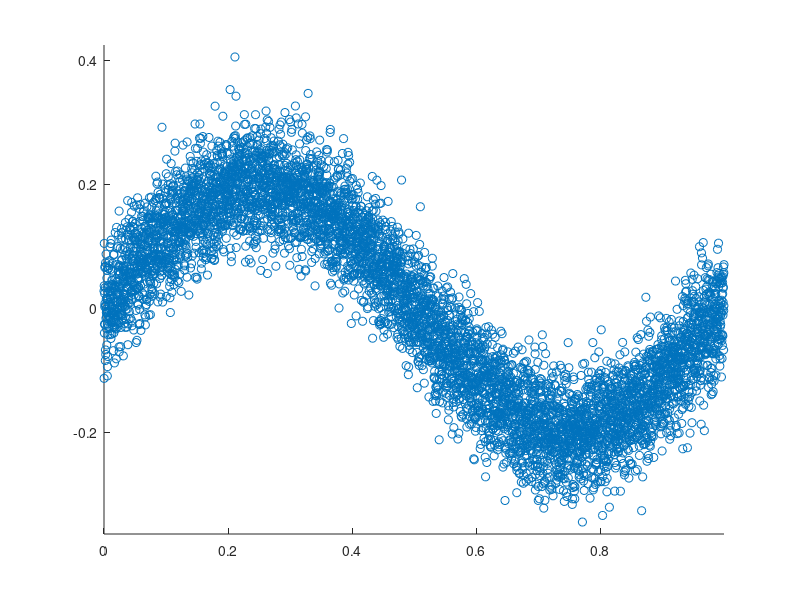

Here is the MATLAB script that generated this plot: (Note: this script raises an error after producing the figure.)
%%  Framework for Generating toy datasets with known variations
%   Behrang Mehrparvar
%   behrang.mehrparvar@gmail.com

%   This code generates a dataset with two normal distributions

%   Please refer to thesis/paper for more details

%  Generate Dataset
setting1.count = 6000;      % number of samples

%   noise
setting1.noise.parameter = 0.0;

x = (0:1/setting1.count:1)';
x = x(1:end-1);
y = (sin(x*2*pi))/5;
n = normrnd(0,0.05,setting1.count,1);
X = [x (y+n)];

figure;scatter(X(:,1),X(:,2));axis equal;

% Save Dataset
filename = 'dataset6.mat';
if(~exist('folder_data'))
    folder_data = '\data\';
end
data_raw = X(:,1:2); data_var = zeros(size(X,1)); setting = setting1;
save(fullfile(pwd,folder_data, filename),'data_raw','data_var','setting');